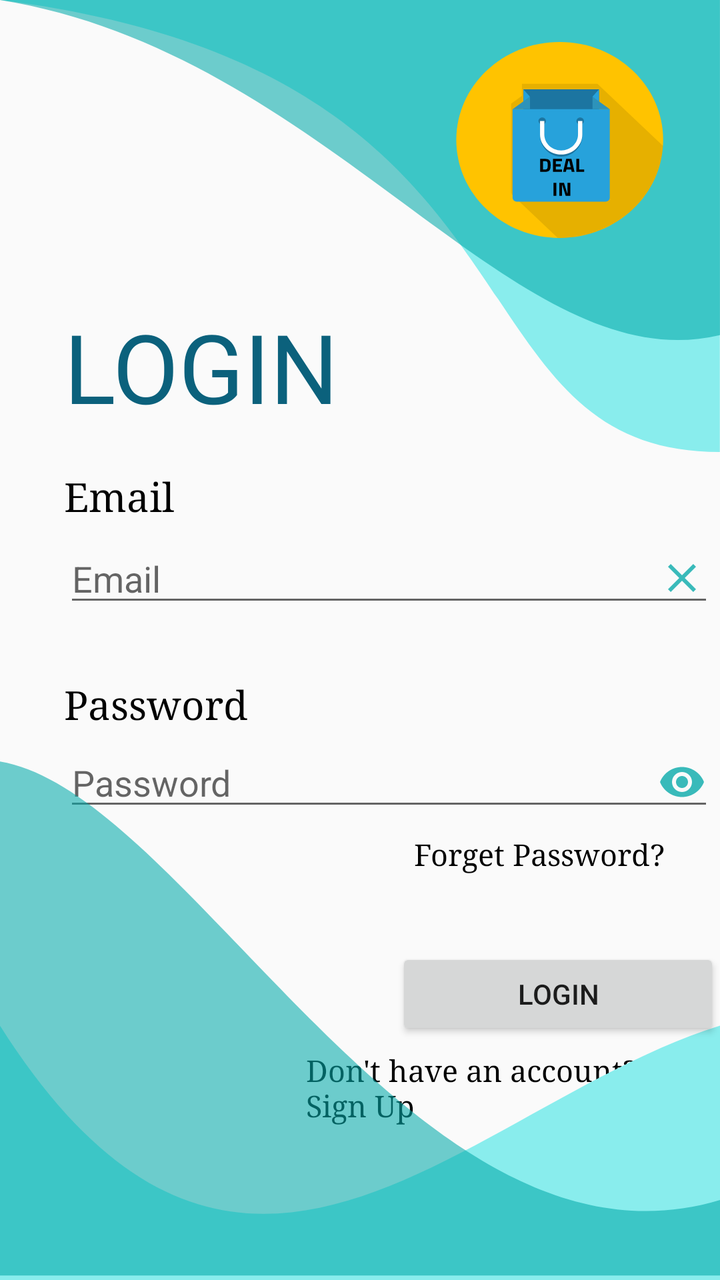
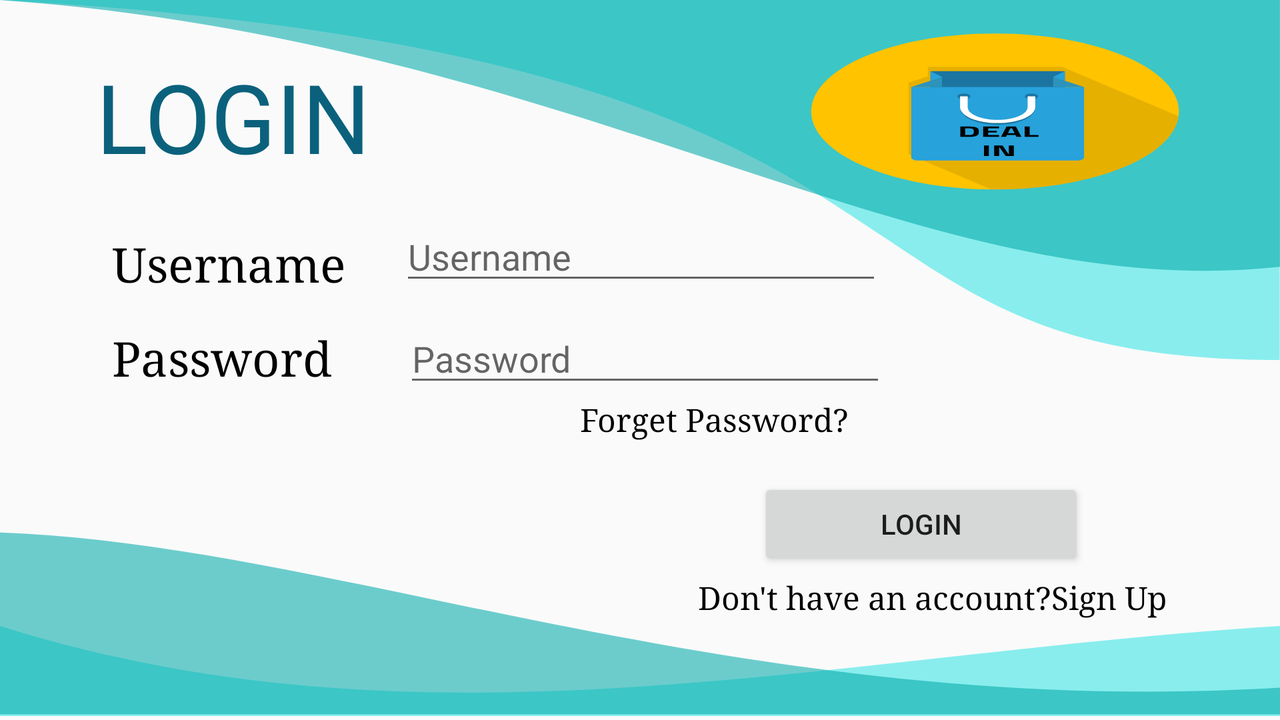

First picture: res/layout/ on a phone held upright. Second picture: the repository's own variant of that layout, on a device whose configuration matches the variant's folder. Source for both follows.
<!-- AndroidManifest.xml: application theme AppTheme -->
<!-- res/layout/activity_login.xml -->
<?xml version="1.0" encoding="utf-8"?>
<RelativeLayout xmlns:android="http://schemas.android.com/apk/res/android"
    xmlns:app="http://schemas.android.com/apk/res-auto"
    xmlns:tools="http://schemas.android.com/tools"
    android:layout_width="match_parent"
    android:layout_height="match_parent"
    tools:context=".login.Login"
    android:orientation="vertical">

    <View
        android:id="@+id/login_top"
        android:layout_width="match_parent"
        android:layout_height="226dp"
        android:layout_alignParentStart="true"
        android:layout_alignParentLeft="true"
        android:layout_alignParentTop="true"

        android:background="@drawable/login_top" />

    <TextView
        android:id="@+id/login_txt"
        android:layout_width="150dp"
        android:layout_height="59dp"
        android:layout_alignParentLeft="true"
        android:layout_alignParentTop="true"
        android:layout_marginLeft="32dp"
        android:layout_marginTop="151dp"
        android:gravity="top"

        android:text="@string/login"
        android:textAppearance="@style/login" />


    <TextView
        android:id="@+id/email_txt"
        android:layout_width="140dp"
        android:layout_height="30dp"
        android:layout_alignParentLeft="true"
        android:layout_alignParentTop="true"
        android:layout_marginLeft="32dp"
        android:layout_marginTop="235dp"
        android:fontFamily="serif"
        android:gravity="top"
        android:text="@string/email"
        android:textAppearance="@style/username"
        android:textSize="20sp" />

    <EditText
        android:id="@+id/login_email_input"
        android:layout_width="325dp"
        android:layout_height="wrap_content"
        android:layout_alignParentStart="true"
        android:layout_alignParentTop="true"
        android:layout_marginStart="32dp"
        android:layout_marginTop="267dp"
        android:hint="@string/email"
        android:inputType="textEmailAddress"
        android:maxLength="25"
        android:singleLine="true"
        android:drawableRight="@drawable/ic_close_24"/>

    <TextView
        android:id="@+id/password_txt"
        android:layout_width="142dp"
        android:layout_height="30dp"
        android:layout_alignParentLeft="true"
        android:layout_alignParentTop="true"
        android:layout_marginLeft="32dp"
        android:layout_marginTop="339dp"
        android:fontFamily="serif"
        android:gravity="top"
        android:text="@string/password"
        android:textAppearance="@style/password"
        android:textSize="20sp" />

    <EditText
        android:id="@+id/login_password_input"
        android:layout_width="325dp"
        android:layout_height="wrap_content"
        android:layout_alignParentStart="true"
        android:layout_alignParentTop="true"
        android:layout_marginLeft="32dp"
        android:layout_marginTop="369dp"
        android:hint="@string/password"
        android:inputType="textPassword"
        android:singleLine="true"
        android:drawableRight="@drawable/ic_eye_24"/>

    <TextView
        android:id="@+id/forget_pass"
        android:layout_width="152dp"
        android:layout_height="30dp"
        android:layout_alignParentStart="true"
        android:layout_alignParentLeft="false"
        android:layout_alignParentTop="true"
        android:layout_marginStart="207dp"
        android:layout_marginLeft="204dp"
        android:layout_marginTop="417dp"
        android:fontFamily="serif"
        android:gravity="top"
        android:text="@string/forget_pass"
        android:textAppearance="@style/forget_pass"
        android:textSize="15sp" />

    <Button
        android:id="@+id/login_but"
        android:layout_width="163dp"
        android:layout_height="46dp"
        android:layout_alignParentStart="true"
        android:layout_alignParentTop="true"
        android:layout_marginStart="198dp"
        android:layout_marginTop="474dp"
        android:text="@string/login" />

    <TextView
        android:id="@+id/don_t_have_"
        android:layout_width="242dp"
        android:layout_height="wrap_content"
        android:layout_alignParentStart="true"
        android:layout_alignParentTop="true"
        android:layout_alignParentEnd="true"
        android:layout_marginStart="153dp"
        android:layout_marginTop="525dp"
        android:layout_marginEnd="16dp"
        android:fontFamily="serif"
        android:gravity="top"
        android:text="@string/don_t_have_"
        android:textAppearance="@style/don_t_have_"
        android:textSize="15sp" />

    <View
        android:id="@+id/bottom"
        android:layout_width="match_parent"
        android:layout_height="260dp"
        android:layout_alignParentStart="true"
        android:layout_alignParentLeft="true"
        android:layout_alignParentBottom="true"
        android:layout_marginStart="0dp"
        android:layout_marginLeft="0dp"
        android:layout_marginBottom="0dp"
        android:background="@drawable/login_bottom" />


</RelativeLayout>
<!-- resources referenced by this layout -->
<resources>
  <!-- drawable ic_close_24 (drawable) -->
  <vector android:height="24dp" android:tint="#39BABA"
      android:viewportHeight="24" android:viewportWidth="24"
      android:width="24dp" xmlns:android="http://schemas.android.com/apk/res/android">
      <path android:fillColor="@android:color/white" android:pathData="M19,6.41L17.59,5 12,10.59 6.41,5 5,6.41 10.59,12 5,17.59 6.41,19 12,13.41 17.59,19 19,17.59 13.41,12z"/>
  </vector>
  <!-- drawable ic_eye_24 (drawable) -->
  <vector android:height="24dp" android:tint="#39BABA"
      android:viewportHeight="24" android:viewportWidth="24"
      android:width="24dp" xmlns:android="http://schemas.android.com/apk/res/android">
      <path android:fillColor="@android:color/white" android:pathData="M12,4.5C7,4.5 2.73,7.61 1,12c1.73,4.39 6,7.5 11,7.5s9.27,-3.11 11,-7.5c-1.73,-4.39 -6,-7.5 -11,-7.5zM12,17c-2.76,0 -5,-2.24 -5,-5s2.24,-5 5,-5 5,2.24 5,5 -2.24,5 -5,5zM12,9c-1.66,0 -3,1.34 -3,3s1.34,3 3,3 3,-1.34 3,-3 -1.34,-3 -3,-3z"/>
  </vector>
  <!-- drawable login_bottom (drawable) -->
  <vector xmlns:android="http://schemas.android.com/apk/res/android"
      android:width="411dp"
      android:height="227dp"
      android:viewportWidth="411"
      android:viewportHeight="227">
    <path
        android:pathData="M0,116C138,282.5 268,150 411,116V227H0V116Z"
        android:fillColor="#89EDED"/>
    <path
        android:pathData="M0,225H413V191.604C307.182,217.167 216.917,145.262 137.957,82.362C87.767,42.381 42.145,6.038 0,0.679V225Z"
        android:fillColor="#04ABAB"
        android:fillAlpha="0.58"
        android:fillType="evenOdd"/>
  </vector>
  <!-- drawable login_top: vector/xml drawable (drawable, 4559 chars, omitted) -->
  <string name="don_t_have_">Don\'t have an account?Sign Up</string>
  <string name="email">Email</string>
  <string name="forget_pass">Forget Password?</string>
  <string name="login">LOGIN</string>
  <string name="password">Password</string>
  <style name="don_t_have_">
          <item name="android:textSize">16sp</item>
          <item name="android:textColor">#000000</item>
      </style>
  <style name="forget_pass">
          <item name="android:textSize">16sp</item>
          <item name="android:textColor">#000000</item>
      </style>
  <style name="login">
          <item name="android:textSize">48sp</item>
          <item name="android:textColor">#0B617C</item>
      </style>
  <style name="password">
          <item name="android:textSize">24sp</item>
          <item name="android:textColor">#000000</item>
      </style>
  <style name="username">
          <item name="android:textSize">24sp</item>
          <item name="android:textColor">#000000</item>
      </style>
  <style name="AppTheme" parent="Theme.AppCompat.Light.NoActionBar">
          
          <item name="colorPrimary">@color/colorPrimary</item>
          <item name="colorPrimaryDark">@color/colorPrimaryDark</item>
          <item name="colorAccent">@color/colorAccent</item>
      </style>
  <color name="colorPrimary">#008577</color>
  <color name="colorPrimaryDark">#00574B</color>
  <color name="colorAccent">#D81B60</color>
</resources>
<!-- res/layout-land/activity_login.xml (the repository's variant of the layout above) -->
<!-- drawn on the phone turned sideways -->
<?xml version="1.0" encoding="utf-8"?>
<RelativeLayout xmlns:android="http://schemas.android.com/apk/res/android"
    xmlns:app="http://schemas.android.com/apk/res-auto"
    xmlns:tools="http://schemas.android.com/tools"
    android:layout_width="match_parent"
    android:layout_height="match_parent"
    tools:context=".login.Login"
    android:orientation="vertical">

    <View
        android:id="@+id/top"
        android:layout_width="match_parent"
        android:layout_height="180dp"
        android:layout_alignParentStart="true"
        android:layout_alignParentLeft="true"
        android:layout_alignParentTop="true"
        android:layout_marginLeft="0dp"
        android:layout_marginTop="0dp"
        android:background="@drawable/login_top" />


    <TextView
        android:id="@+id/login_txt"
        android:layout_width="150dp"
        android:layout_height="59dp"
        android:layout_alignParentLeft="true"
        android:layout_alignParentTop="true"
        android:layout_marginLeft="48dp"
        android:layout_marginTop="26dp"
        android:gravity="top"

        android:text="@string/login"
        android:textAppearance="@style/login" />


    <TextView
        android:id="@+id/username"
        android:layout_width="140dp"
        android:layout_height="30dp"
        android:layout_alignParentLeft="true"
        android:layout_alignParentTop="true"
        android:layout_marginLeft="56dp"
        android:layout_marginTop="116dp"
        android:fontFamily="serif"
        android:gravity="top"
        android:text="@string/username"
        android:textAppearance="@style/username" />

    <EditText
        android:layout_width="241dp"
        android:layout_height="wrap_content"
        android:layout_alignParentStart="true"
        android:layout_alignParentTop="true"
        android:layout_marginStart="200dp"
        android:layout_marginTop="106dp"
        android:hint="@string/username" />

    <TextView
        android:id="@+id/password"
        android:layout_width="142dp"
        android:layout_height="30dp"
        android:layout_alignParentLeft="true"
        android:layout_alignParentTop="true"
        android:layout_marginLeft="56dp"
        android:layout_marginTop="163dp"
        android:fontFamily="serif"
        android:gravity="top"
        android:text="@string/password"
        android:textAppearance="@style/password" />

    <EditText
        android:layout_width="241dp"
        android:layout_height="wrap_content"
        android:layout_alignParentStart="true"
        android:layout_alignParentTop="true"
        android:layout_marginStart="202dp"
        android:layout_marginLeft="32dp"
        android:layout_marginTop="157dp"
        android:hint="@string/password" />

    <TextView
        android:id="@+id/forget_pass"
        android:layout_width="152dp"
        android:layout_height="30dp"
        android:layout_alignParentStart="true"
        android:layout_alignParentLeft="false"
        android:layout_alignParentTop="true"
        android:layout_marginStart="290dp"
        android:layout_marginLeft="204dp"
        android:layout_marginTop="199dp"
        android:fontFamily="serif"
        android:gravity="top"
        android:text="@string/forget_pass"
        android:textAppearance="@style/forget_pass" />

    <Button
        android:id="@+id/login_but"
        android:layout_width="163dp"
        android:layout_height="46dp"
        android:layout_alignParentStart="true"
        android:layout_alignParentTop="true"
        android:layout_marginStart="379dp"
        android:layout_marginTop="239dp"
        android:text="@string/login" />

    <TextView
        android:id="@+id/don_t_have_"
        android:layout_width="242dp"
        android:layout_height="wrap_content"
        android:layout_alignParentStart="true"
        android:layout_alignParentLeft="true"
        android:layout_alignParentTop="true"
        android:layout_marginStart="349dp"
        android:layout_marginLeft="349dp"
        android:layout_marginTop="288dp"
        android:fontFamily="serif"
        android:gravity="top"
        android:text="@string/don_t_have_"
        android:textAppearance="@style/don_t_have_" />

    <View
        android:id="@+id/bottom"
        android:layout_width="match_parent"
        android:layout_height="92dp"
        android:layout_alignParentStart="true"
        android:layout_alignParentLeft="true"
        android:layout_alignParentBottom="true"
        android:layout_marginStart="0dp"
        android:layout_marginLeft="0dp"
        android:layout_marginBottom="2dp"
        android:background="@drawable/login_bottom" />


</RelativeLayout>
<!-- resources referenced by the variant -->
<!-- as the phone turned sideways resolves them -->
<resources>
  <!-- drawable login_bottom (drawable) -->
  <vector xmlns:android="http://schemas.android.com/apk/res/android"
      android:width="411dp"
      android:height="227dp"
      android:viewportWidth="411"
      android:viewportHeight="227">
    <path
        android:pathData="M0,116C138,282.5 268,150 411,116V227H0V116Z"
        android:fillColor="#89EDED"/>
    <path
        android:pathData="M0,225H413V191.604C307.182,217.167 216.917,145.262 137.957,82.362C87.767,42.381 42.145,6.038 0,0.679V225Z"
        android:fillColor="#04ABAB"
        android:fillAlpha="0.58"
        android:fillType="evenOdd"/>
  </vector>
  <!-- drawable login_top: vector/xml drawable (drawable, 4559 chars, omitted) -->
  <string name="don_t_have_">Don\'t have an account?Sign Up</string>
  <string name="forget_pass">Forget Password?</string>
  <string name="login">LOGIN</string>
  <string name="password">Password</string>
  <string name="username">Username</string>
  <style name="don_t_have_">
          <item name="android:textSize">16sp</item>
          <item name="android:textColor">#000000</item>
      </style>
  <style name="forget_pass">
          <item name="android:textSize">16sp</item>
          <item name="android:textColor">#000000</item>
      </style>
  <style name="login">
          <item name="android:textSize">48sp</item>
          <item name="android:textColor">#0B617C</item>
      </style>
  <style name="password">
          <item name="android:textSize">24sp</item>
          <item name="android:textColor">#000000</item>
      </style>
  <style name="username">
          <item name="android:textSize">24sp</item>
          <item name="android:textColor">#000000</item>
      </style>
  <style name="AppTheme" parent="Theme.AppCompat.Light.NoActionBar">
          
          <item name="colorPrimary">@color/colorPrimary</item>
          <item name="colorPrimaryDark">@color/colorPrimaryDark</item>
          <item name="colorAccent">@color/colorAccent</item>
      </style>
  <color name="colorPrimary">#008577</color>
  <color name="colorPrimaryDark">#00574B</color>
  <color name="colorAccent">#D81B60</color>
</resources>
